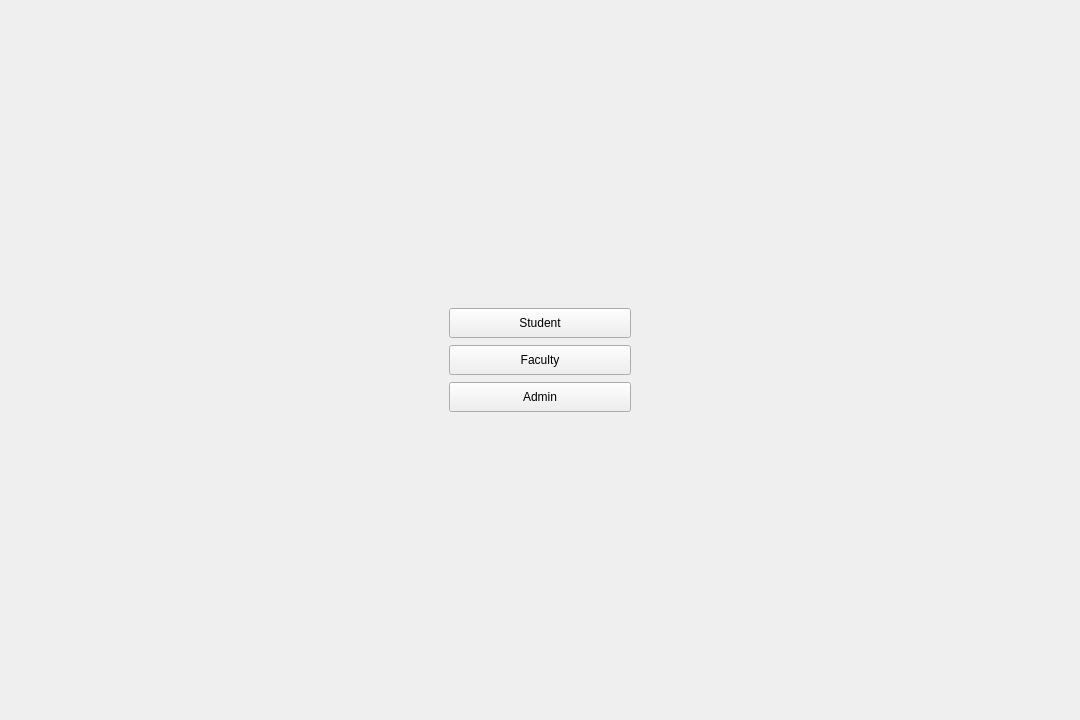
<?xml version="1.0" encoding="UTF-8"?>
<ui version="4.0">
 <class>Form</class>
 <widget class="QWidget" name="Form">
  <property name="geometry">
   <rect>
    <x>0</x>
    <y>0</y>
    <width>1080</width>
    <height>720</height>
   </rect>
  </property>
  <property name="windowTitle">
   <string>Form</string>
  </property>
  <layout class="QGridLayout" name="gridLayout">
   <item row="0" column="0" alignment="Qt::AlignmentFlag::AlignHCenter|Qt::AlignmentFlag::AlignVCenter">
    <widget class="QWidget" name="widget" native="true">
     <property name="minimumSize">
      <size>
       <width>200</width>
       <height>0</height>
      </size>
     </property>
     <layout class="QVBoxLayout" name="verticalLayout">
      <item>
       <widget class="QPushButton" name="studentButton">
        <property name="minimumSize">
         <size>
          <width>0</width>
          <height>30</height>
         </size>
        </property>
        <property name="text">
         <string>Student</string>
        </property>
       </widget>
      </item>
      <item>
       <spacer name="verticalSpacer">
        <property name="orientation">
         <enum>Qt::Orientation::Vertical</enum>
        </property>
        <property name="sizeHint" stdset="0">
         <size>
          <width>20</width>
          <height>1</height>
         </size>
        </property>
       </spacer>
      </item>
      <item>
       <widget class="QPushButton" name="facultyButton">
        <property name="minimumSize">
         <size>
          <width>0</width>
          <height>30</height>
         </size>
        </property>
        <property name="text">
         <string>Faculty</string>
        </property>
       </widget>
      </item>
      <item>
       <spacer name="verticalSpacer_2">
        <property name="orientation">
         <enum>Qt::Orientation::Vertical</enum>
        </property>
        <property name="sizeHint" stdset="0">
         <size>
          <width>20</width>
          <height>1</height>
         </size>
        </property>
       </spacer>
      </item>
      <item>
       <widget class="QPushButton" name="adminButton">
        <property name="minimumSize">
         <size>
          <width>0</width>
          <height>30</height>
         </size>
        </property>
        <property name="text">
         <string>Admin</string>
        </property>
       </widget>
      </item>
     </layout>
    </widget>
   </item>
  </layout>
 </widget>
 <resources/>
 <connections/>
</ui>
